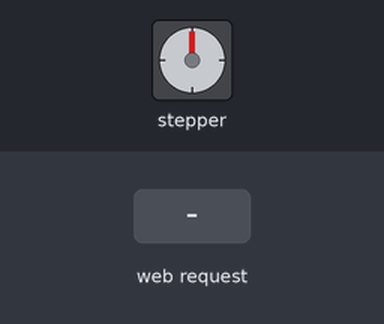
Simulated run of this sketch. Board: ESP32. Parts: stepper motor. The inputs (shaded band) are chosen by the test bench. WiFi joins after 1.5 s; servers stay silent unless stated; stepper angles assume 500 steps per turn; what the sketch prints to the serial monitor is not drawn.

Above: at 2.7 s.
2.8 s: HTTP request GET /ABRIR received
At 2.95 s:
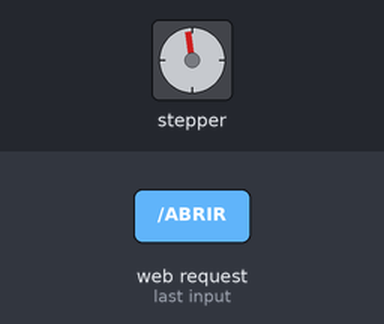
At 3.55 s:
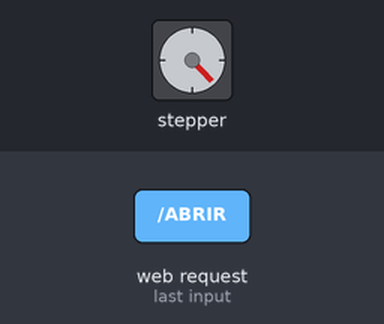
5.3 s: HTTP request GET /FECHAR received
At 5.75 s:
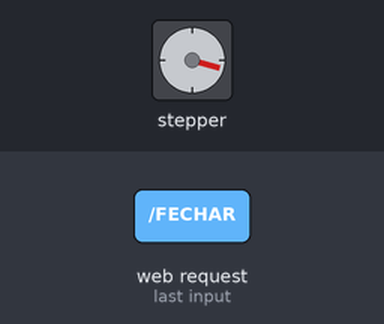
Timing chart, 0 to 8.3 s (numbered marks = the images above; inputs shaded):
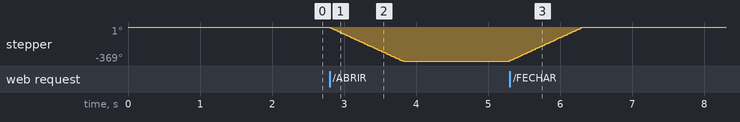

Measured:
- after the input at 2.8 s, stepper: turns 369° counter-clockwise in 1.0 s, starting at once
- after the input at 5.3 s, stepper: turns 369° clockwise in 1.0 s, starting at once

The sketch:

Cod_Projeto.ino
```cpp
#include <WiFi.h>
#include <Stepper.h>
#include "ESPAsyncWebServer.h"
#include "SPIFFS.h"

//WI-FI
const char* ssid     = "MATHEUS 2G";
const char* password = "12345670";

WiFiServer server(80);

//MOTOR
const int stepsPerRevolution = 500;

Stepper myStepper(stepsPerRevolution, 27, 25, 26, 33);

void setup()
{
  Serial.begin(115200);
  delay(10);

  //#########################################
  // Configurações do Wifi
  //#########################################

    // We start by connecting to a WiFi network

    Serial.println();
    Serial.println();
    Serial.print("Connecting to ");
    Serial.println(ssid);

    WiFi.begin(ssid, password);

    while (WiFi.status() != WL_CONNECTED) {
        delay(500);
        Serial.print(".");
    }

    Serial.println("");
    Serial.println("WiFi connected.");
    Serial.println("IP address: ");
    Serial.println(WiFi.localIP());

    server.begin();

  //#########################################
  // Configurações dos Motores
  //#########################################

  myStepper.setSpeed(60);

}

int value = 0;
boolean aberto = false;

void loop(){
 WiFiClient client = server.available();   // listen for incoming clients

  if (client) {                             // if you get a client,
    Serial.println("New Client.");          // print a message out the serial port
    String currentLine = "";                // make a String to hold incoming data from the client
    while (client.connected()) {            // loop while the client's connected
      if (client.available()) {             // if there's bytes to read from the client,
        char c = client.read();             // read a byte, then
        Serial.write(c);                    // print it out the serial monitor
        if (c == '\n') {                    // if the byte is a newline character
          // if the current line is blank, you got two newline characters in a row.
          // that's the end of the client HTTP request, so send a response:
          if (currentLine.length() == 0) {
            // HTTP headers always start with a response code (e.g. HTTP/1.1 200 OK)
            // and a content-type so the client knows what's coming, then a blank line:
            client.println("HTTP/1.1 200 OK");
            client.println("Content-type:text/html");
            client.println();

            // the content of the HTTP response follows the header:
            client.print("Click <a href=\"/H\">here</a> to turn the LED on pin 5 on.<br>");
            client.print("Click <a href=\"/L\">here</a> to turn the LED on pin 5 off.<br>");

            // The HTTP response ends with another blank line:
            client.println();
            // break out of the while loop:
            break;
          } else {    // if you got a newline, then clear currentLine:
            currentLine = "";
          }
        } else if (c != '\r') {  // if you got anything else but a carriage return character,
          currentLine += c;      // add it to the end of the currentLine
        }
        /*    ALTERANDO O CODIGO    */

        // Check to see if the client request was "GET /H" or "GET /L":
        if (currentLine.endsWith("GET /ABRIR")) {
          if(!aberto){
            myStepper.step(-512);
            aberto = true;
            delay(500);
          }
        }

        if (currentLine.endsWith("GET /FECHAR")) {
          if(aberto){
            myStepper.step(512);
            aberto = false;
            delay(500);
          }
        }
        /*    FIM DAS ALTERAÇÕES    */
      }
    }
    // close the connection:
    client.stop();
    Serial.println("Client Disconnected.");
  }
}
```
